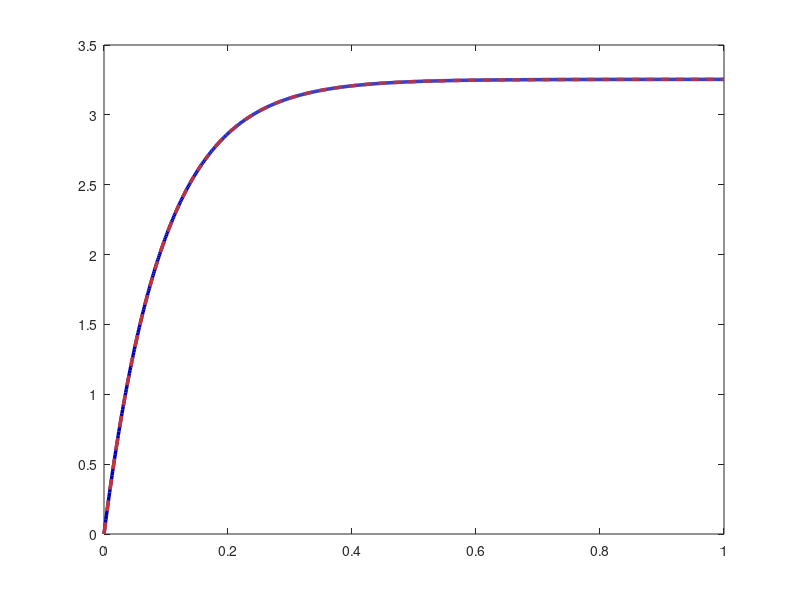

The MATLAB script that drew this image: (Note: this script raises an error after producing the figure.)
K = 3.254; T = 0.094;
sys = tf(K, [T 1]);
t = 0:0.001:1;

y_theory = K * (1 - exp(-t/T));
[y_sys, t_sys] = step(sys, t);

figure('Position', [100 100 900 400], 'Color','white');
plot(t, y_theory, 'Color', [0, 0, 0.7], 'LineStyle', '-', 'LineWidth', 2.5); 
hold on;
plot(t_sys, y_sys, 'Color', [0.8 0.2 0.2], 'LineStyle', '--', 'LineWidth', 2.5);

ax = gca; ax.LineWidth = 1.5; ax.FontSize = 13;
ax.XColor = [0.3 0.3 0.3]; ax.YColor = [0.3 0.3 0.3];
ax.GridColor = [0.9 0.9 0.9]; ax.GridAlpha = 0.4;
ax.MinorGridColor = [0.95 0.95 0.95]; ax.MinorGridAlpha = 0.2;
grid on; grid minor; box on; ylim([-0.1, 3.5]);

xlabel('Time'); ylabel('h(t)');
legend('h_{theor}', 'h_{sys}', 'Location','southeast','FontSize',15);
set(findall(gcf, '-property', 'FontName'), 'FontName', 'DejaVu Math TeX Gyre');
exportgraphics(gcf, '../../../images/task1/time/y1.png', 'Resolution', 500);
